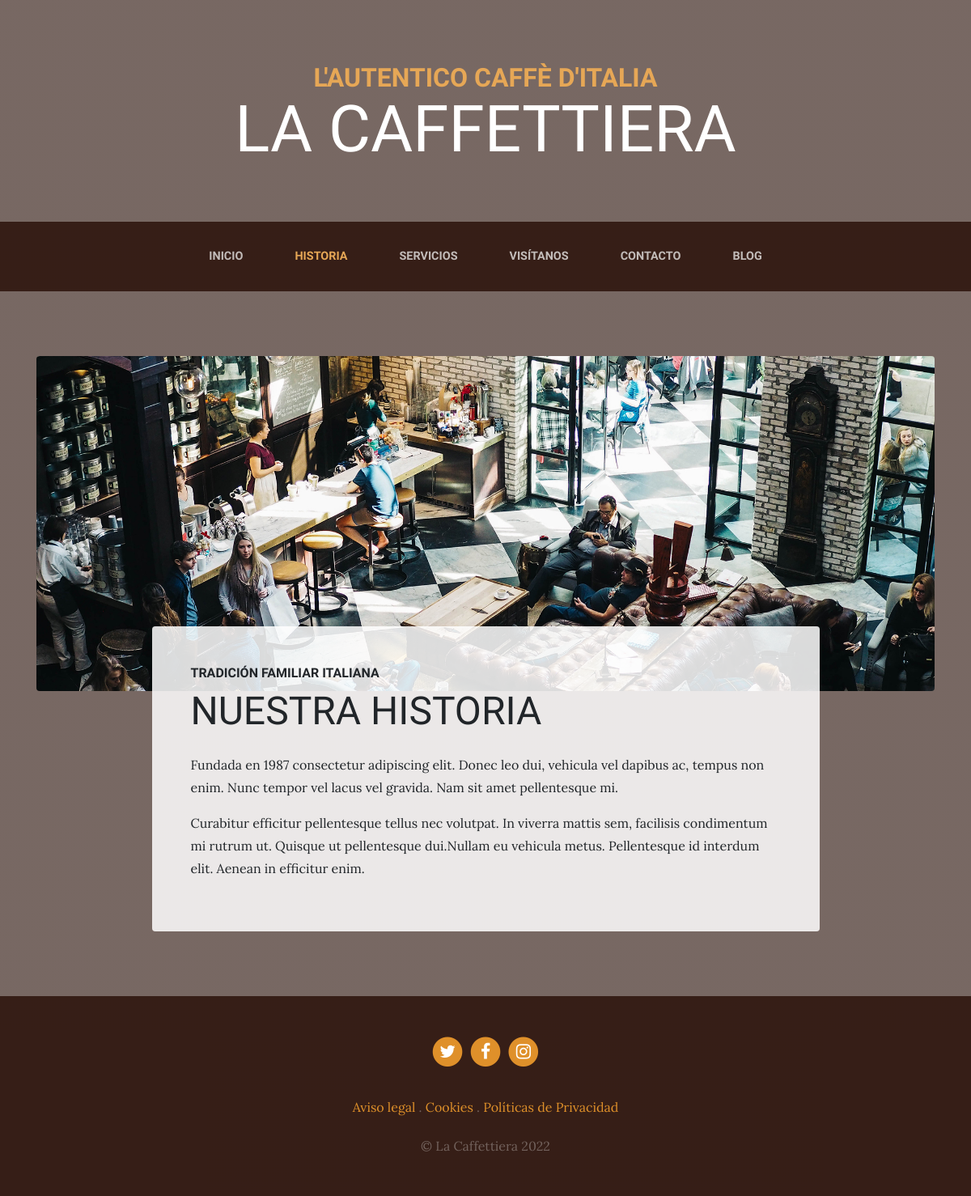
The page /about/ on the database its author committed.
### page/models.py (models this page shows, shortened)
class Page(models.Model):
    title = models.CharField(verbose_name='Titulo',max_length=200)
    content = RichTextField(verbose_name='Contenido')
    created = models.DateTimeField(
        auto_now_add=True, verbose_name='Fecha de Creación')
    updated = models.DateTimeField(
        auto_now=True, verbose_name='Fecha de Actualización')
    class Meta:
        verbose_name = 'Página'
        verbose_name_plural = 'Páginas'
        ordering = ['title']

### core/views.py (the view)
# urls.py: path('about/', views.about, name='about'),
def about(request):
    return render(request, 'core/about.html')

### page/templatetags/page_extras.py (called while the page is built)
@register.simple_tag
def get_pages_lis():
    pages = Page.objects.all()
    return pages

### social/processor.py (called while the page is built)
def ctx_dict(request):
    ctx = {}
    socialList = Social.objects.all()
    for social in socialList:
        ctx[social.key]=social.url
    return ctx

### core/templates/core/about.html (shortened to what this page needs)
{% extends 'core/base.html' %}
{% load static %}
{% block content %}
    <section class="page-section about-heading">
      <div class="container">
        <img class="img-fluid rounded about-heading-img mb-3 mb-lg-0" src=" {% static 'core/img/about.jpg' %}" alt="">
        <div class="about-heading-content">
          <div class="row">
            <div class="col-xl-9 col-lg-10 mx-auto">
              <div class="bg-faded rounded p-5">
                <h2 class="section-heading mb-4">
                  <span class="section-heading-upper">Tradición familiar italiana</span>
                  <span class="section-heading-lower">Nuestra historia</span>
                </h2>
                <p>Fundada en 1987 consectetur adipiscing elit. Donec leo dui, vehicula vel dapibus ac, tempus non enim. Nunc tempor vel lacus vel gravida. Nam sit amet pellentesque mi. </p>
                <p>Curabitur efficitur pellentesque tellus nec volutpat. In viverra mattis sem, facilisis condimentum mi rutrum ut. Quisque ut pellentesque dui.Nullam eu vehicula metus. Pellentesque id interdum elit. Aenean in efficitur enim.</p>
              </div>
            </div>
          </div>
        </div>
      </div>
    </section>
{% endblock %}

### core/templates/core/base.html (shortened to what this page needs)
<!DOCTYPE html>
<html lang="es">
  <head>
    {%load static%}
    <link href="{% static 'core/vendor/bootstrap/css/bootstrap.min.css' %}" rel="stylesheet">
    <link href="{% static 'core/vendor/font-awesome/css/font-awesome.min.css' %}" rel="stylesheet" type="text/css">
    <link href="{% static 'core/css/business-casual.css'%}" rel="stylesheet">
  </head>
  <body>
    <h1 class="site-heading text-center text-white d-none d-lg-block">
      <span class="site-heading-upper text-primary mb-3">L'autentico caffè d'italia</span>
      <span class="site-heading-lower">La Caffettiera</span>
    </h1>
    <nav class="navbar navbar-expand-lg navbar-dark py-lg-4" id="mainNav">
      <div class="container">
        <div class="collapse navbar-collapse" id="navbarResponsive">
          <ul class="navbar-nav mx-auto">
            <li class="nav-item px-lg-4 {% if request.path == '/' %}active{% endif %}">
              <a class="nav-link text-uppercase text-expanded" href="{%url 'home'%}">Inicio</a>
            </li>
            <li class="nav-item px-lg-4 {% if request.path == '/about/' %}active{% endif %}">
              <a class="nav-link text-uppercase text-expanded" href="{%url 'about'%}">Historia</a>
            </li>
            <li class="nav-item px-lg-4 {% if request.path == '/services/' %}active{% endif %}">
              <a class="nav-link text-uppercase text-expanded" href="{%url 'services'%}">Servicios</a>
            </li>
            <li class="nav-item px-lg-4 {% if request.path == '/store/' %}active{% endif %}">
              <a class="nav-link text-uppercase text-expanded" href="{%url 'store'%}">Visítanos</a>
            </li>
            <li class="nav-item px-lg-4 {% if request.path == '/contact/' %}active{% endif %}">
              <a class="nav-link text-uppercase text-expanded" href="{% url 'contact' %}">Contacto</a>
            </li>
            <li class="nav-item px-lg-4 {% if request.path == '/blog/' %}active{% endif %}">
              <a class="nav-link text-uppercase text-expanded" href="{%url 'blog'%}">Blog</a>
            </li>
          </ul>
        </div>
      </div>
    </nav>
    {% block content %}{% endblock %}
    <footer class="footer text-faded text-center py-5">
      <div class="container">
        <p class="m-0">
          {% if LINK_TWITTER %}
          <a href="{{LINK_TWITTER}}" class="link">
            <span class="fa-stack fa-lg">
              <i class="fa fa-circle fa-stack-2x"></i>
              <i class="fa fa-twitter fa-stack-1x fa-inverse"></i>
            </span>
          </a>
          {% endif %}
          {% if LINK_FACEBOOK %}
          <a href="{{LINK_FACEBOOK}}" class="link">
            <span class="fa-stack fa-lg">
              <i class="fa fa-circle fa-stack-2x"></i>
              <i class="fa fa-facebook fa-stack-1x fa-inverse"></i>
            </span>
          </a>
          {% endif %}
          {% if LINK_INSTAGRAM %}
          <a href="{{LINK_INSTAGRAM}}" class="link">
            <span class="fa-stack fa-lg">
              <i class="fa fa-circle fa-stack-2x"></i>
              <i class="fa fa-instagram fa-stack-1x fa-inverse"></i>
            </span>
          </a>
          {% endif %}
        </p>
        <p class="m-0 mbt">
          {% load page_extras %}
          {% get_pages_lis as page_list %}
          {% for page in page_list %}
          <a href="{% url 'sample' page.id%}" class="link">{{page.title}}</a> {% if not forloop.last %} . {% endif %}
          {% endfor %}
		</p>
        <p class="m-0 mbt1">&copy; La Caffettiera 2022</p>
      </div>
	</footer>
  </body>
</html>

### core/static/core/css/business-casual.css (style rules this page uses)
body { font-family: 'Lora'; background: linear-gradient(rgba(47, 23, 15, 0.65), rgba(47, 23, 15, 0.65)), url("../img/bg.jpg"); background-attachment: fixed; background-position: center; background-size: cover; }
h1, h2, h3, h4, h5, h6 { font-family: 'Raleway'; }
p { line-height: 1.75; }
.text-faded { color: rgba(255, 255, 255, 0.3); }
.site-heading { margin-top: 5rem; margin-bottom: 5rem; text-transform: uppercase; line-height: 1; font-family: 'Raleway'; }
.site-heading .site-heading-upper { display: block; font-size: 2rem; font-weight: 800; }
.site-heading .site-heading-lower { font-size: 5rem; font-weight: 100; line-height: 4rem; }
.page-section { margin-top: 5rem; margin-bottom: 5rem; }
.section-heading { text-transform: uppercase; }
.section-heading .section-heading-upper { display: block; font-size: 1rem; font-weight: 800; padding-bottom:.5rem; }
.section-heading .section-heading-lower { display: block; font-size: 3rem; font-weight: 100; }
.bg-faded { background-color: rgba(255, 255, 255, 0.85); }
#mainNav { background-color: rgba(47, 23, 15, 0.9); font-family: 'Raleway'; }
#mainNav .navbar-nav .nav-item .nav-link { color: rgba(255, 255, 255, 0.7); font-weight: 800; }
#mainNav .navbar-nav .nav-item.active .nav-link { color: #e6a756; }
@media (min-width: 992px) { #mainNav .navbar-nav .nav-item .nav-link { font-size: 0.9rem; } }
@media (min-width: 992px) { .about-heading .about-heading-img { position: relative; z-index: 0; } }
@media (min-width: 992px) { .about-heading .about-heading-content { margin-top: -5rem; position: relative; z-index: 1; } }
.footer { background-color: rgba(47, 23, 15, 0.9); }
.text-primary { color: #e6a756 !important; }
.mbt { padding-top: 2rem; }
.mbt1 { padding-top: 1.25rem; }
a.link { color: #df902a; }

### rows shown on the page
Page: title "Aviso legal"
Page: title "Cookies"
Page: title "Políticas de Privacidad"
